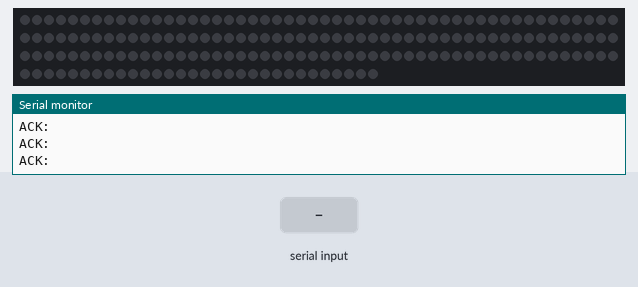
Bench run of a sketch on a simulated Arduino Uno, built with avr-gcc and run on an emulated ATmega328P. Shown: 180 RGB LEDs in strip order, left to right, continuing on the next row, the last lines printed to the serial monitor. Inputs (shaded band) come from the test bench. Dim RGB values are drawn brighter than linear.

Above: at 1.2 s.
1.3 s: "1\n" received over Serial
4.3 s: "2\n" received over Serial
At 5.4 s:
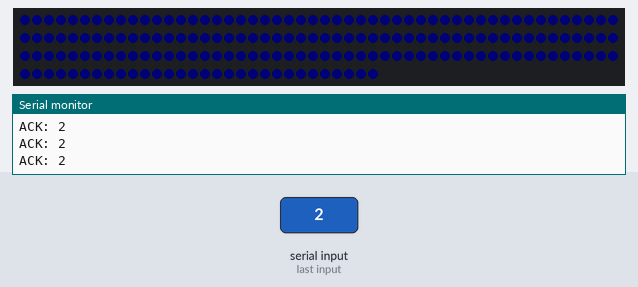
5.8 s: "0\n" received over Serial
At 6.7 s:
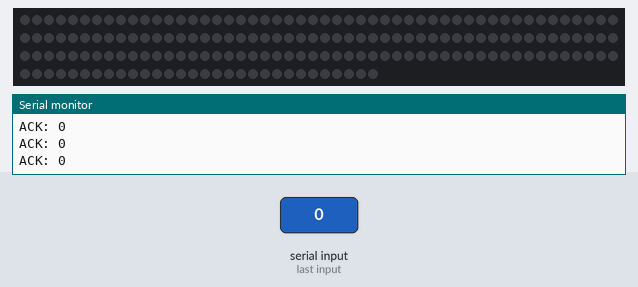
Timing chart, 0 to 8.8 s (numbered marks = the images above; inputs shaded):
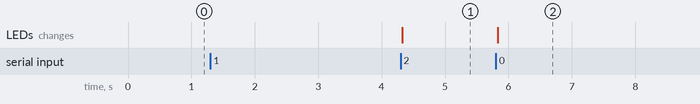

Measured:
- after the input at 4.3 s, the LEDs: change at once (image 1)
- after the input at 5.8 s, the LEDs: change at once (image 2)

The sketch:

serial_cycle.ino
```cpp
#include <Adafruit_NeoPixel.h>
#ifdef __AVR__
  #include <avr/power.h>
#endif

#define PIN 6
Adafruit_NeoPixel strip = Adafruit_NeoPixel(180, PIN, NEO_GRB + NEO_KHZ800);

char inputString[10];         // a string to hold incoming data
boolean stringComplete = false;  // whether the string is complete

void setup() {
  #if defined (__AVR_ATtiny85__)
    if (F_CPU == 16000000) clock_prescale_set(clock_div_1);
  #endif

  strip.begin();
  strip.show(); // Initialize all pixels to 'off'

  Serial.begin(9600);
}

void loop() {
  byte input;

  serialEvent();
  if (stringComplete) {
    uint32_t colour = strtoul(inputString, 0, 16);
    colorWipe(colour);
//    Serial.println(inputString);

    stringComplete = false;
  }

}

void colorWipe(uint32_t c) {
  for(uint16_t i=0; i<strip.numPixels(); i++) {
    strip.setPixelColor(i, c);
  }
  strip.show();
}

// Input a value 0 to 255 to get a color value.
// The colours are a transition r - g - b - back to r.
uint32_t Wheel(byte WheelPos) {
  WheelPos = 255 - WheelPos;
  if(WheelPos < 85) {
    return strip.Color(255 - WheelPos * 3, 0, WheelPos * 3);
  }
  if(WheelPos < 170) {
    WheelPos -= 85;
    return strip.Color(0, WheelPos * 3, 255 - WheelPos * 3);
  }
  WheelPos -= 170;
  return strip.Color(WheelPos * 3, 255 - WheelPos * 3, 0);
}

void serialEvent() {
  int char_pos = 0;
  while (Serial.available()) {
    char inChar = (char)Serial.read();
    inputString[char_pos] = inChar;
    if (inChar == '\n') {
      inputString[char_pos] = '\0';
      stringComplete = true;
    }
    char_pos += 1;
  }
  Serial.print("ACK: ");
  Serial.println(inputString);
}
```
